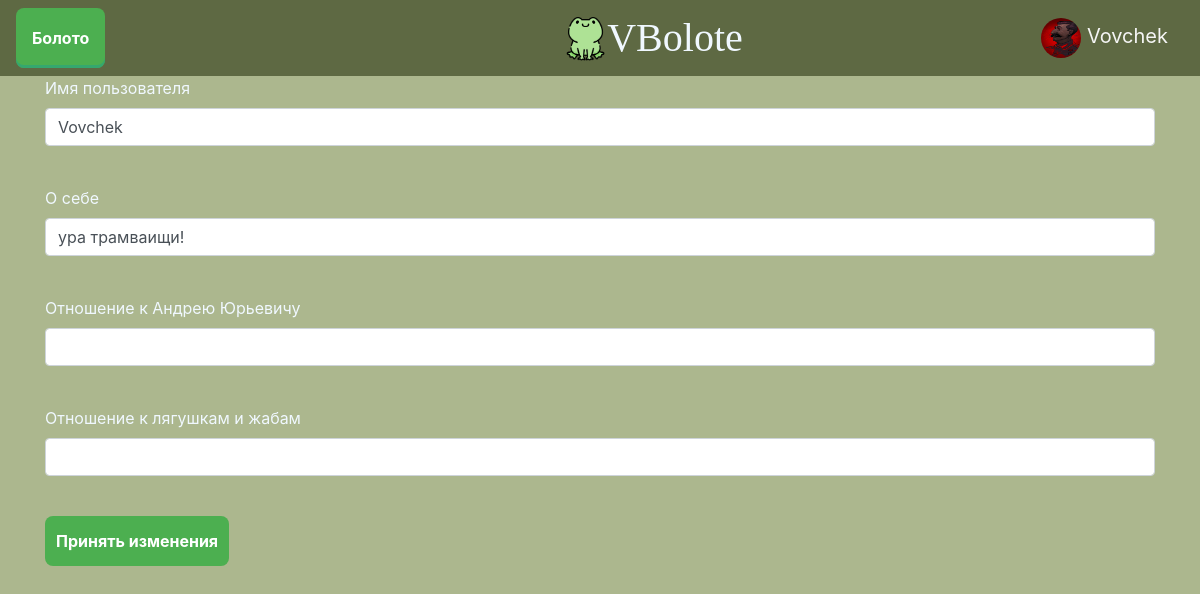
The page /edit_user (signed in) on the database as committed earlier.
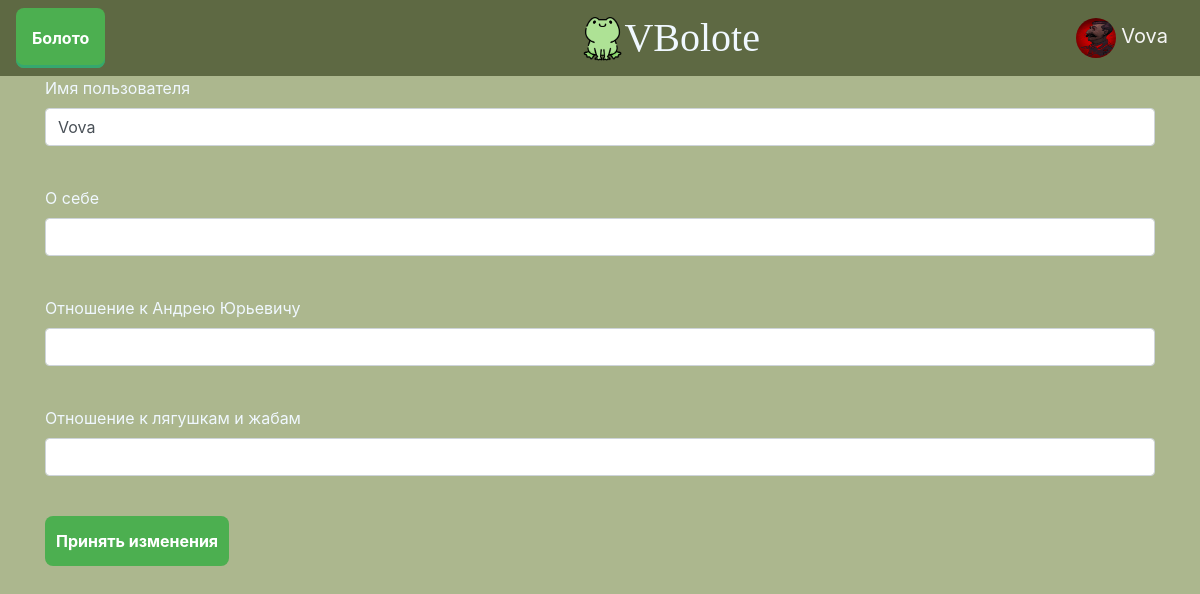
The same page on the database as committed later.
### data/users.py (models this page shows, shortened)
class User(SqlAlchemyBase, UserMixin, SerializerMixin):
    __tablename__ = 'users'
    id = sqlalchemy.Column(sqlalchemy.Integer,
                                primary_key=True, autoincrement=True)
    name = sqlalchemy.Column(sqlalchemy.String, nullable=True)
    email = sqlalchemy.Column(sqlalchemy.String,
                              index=True, unique=True, nullable=True)
    hashed_password = sqlalchemy.Column(sqlalchemy.String, nullable=True)
    about = sqlalchemy.Column(sqlalchemy.String, nullable=False,
                              default='')
    au_attitude = sqlalchemy.Column(sqlalchemy.String, nullable=False,
                                    default='')
    frog_attitude = sqlalchemy.Column(sqlalchemy.String, nullable=False,
                                      default='')
    pic = sqlalchemy.Column(sqlalchemy.Integer, default=0)

### flask_app.py (the view)
@app.route('/edit_user', methods=['GET', 'POST'])
@login_required
def edit_user():
    form = EditUserForm()
    db_sess = db_session.create_session()
    user = db_sess.query(User).filter(current_user.id == User.id).first()
    if form.validate_on_submit():
        user.name = form.name.data
        user.au_attitude = form.au_attitude.data
        user.frog_attitude = form.frog_attitude.data
        user.about = form.about.data
        user.id = current_user.id
        db_sess.merge(user)
        db_sess.commit()
        return redirect('/')
    else:
        if user:
            form.name.data = user.name
            form.about.data = user.about
            form.au_attitude.data = user.au_attitude
            form.frog_attitude.data = user.frog_attitude
            return render_template('edit_user.html', user=user, form=form)
        else:
            abort(404)

### forms/edit_user.py
class EditUserForm(FlaskForm):
    name = StringField('Имя пользователя', validators=[DataRequired()])
    about = StringField('О себе')
    au_attitude = StringField('Отношение к Андрею Юрьевичу')
    frog_attitude = StringField('Отношение к лягушкам и жабам')
    submit = SubmitField('Принять изменения')

### data/db_session.py (called while the page is built)
def create_session() -> Session:
    global __factory
    return __factory()

### flask_app.py (called while the page is built)
@login_manager.user_loader
def load_user(user_id):
    db_sess = db_session.create_session()
    return db_sess.query(User).get(user_id)

### templates/edit_user.html (shortened to what this page needs)
{% extends "base.html" %}
{% block content %}
<form action="" method="post">
    <p>
        {{ form.name.label }}<br>
        {{ form.name(class="form-control") }}<br>
    </p>
    <p>
        {{ form.about.label }}<br>
        {{ form.about(class="form-control") }}<br>
    </p>
    <p>
        {{ form.au_attitude.label }}<br>
        {{ form.au_attitude(class="form-control") }}<br>
    </p>
    <p>
        {{ form.frog_attitude.label }}<br>
        {{ form.frog_attitude(class="form-control") }}<br>
    </p>
    <p>{{ form.submit(type="submit", class="btn btn-primary") }}</p>
</form>
{% endblock %}

### templates/base.html (shortened to what this page needs)
<!doctype html>
<html lang="en">
<head>
    <link rel="stylesheet"
          href="https://stackpath.bootstrapcdn.com/bootstrap/4.4.1/css/bootstrap.min.css"
>
    <link rel="stylesheet" href= "{{ url_for('static', filename='css/decor.css') }}">
</head>
<body>
<header>
    <nav class="navbar navbar-light" style="background-color: #5e6943;">
        <div class="dropdown">
          <button class="dropbtn">Болото</button>
        </div>
            <a type="button" class="AppName" href="/"><img src="../static/img/icon_frog.png" height="50" alt="...">VBolote</a>
            {% if current_user.is_authenticated %}
                <a class="navbar-brand" href="/logout" style="color: whitesmoke">
                    <img src="../static/img/pics/pic{{current_user.pic}}.jpg" class = "mini_user_pic" alt="аватарка"/>
                    {{ current_user.name }}
                </a>
            {% else %}
                <div class="btn-group" role="group" aria-label="Basic mixed styles example">
                  <a type="button" class="btn btn-login" href="/login">Войти</a>
                  <a type="button" class="btn btn-reg" href="/register">Зарегистрироваться</a>
                </div>
            {% endif %}
    </nav>
</header>
<main role="main" class="container">
    {% block content %}{% endblock %}
</main>
</body>
</html>

Rows that differ between the two databases and show on the page:
changed User: name "Vovchek" → "Vova"; about "ура трамваищи!" → (not shown)
